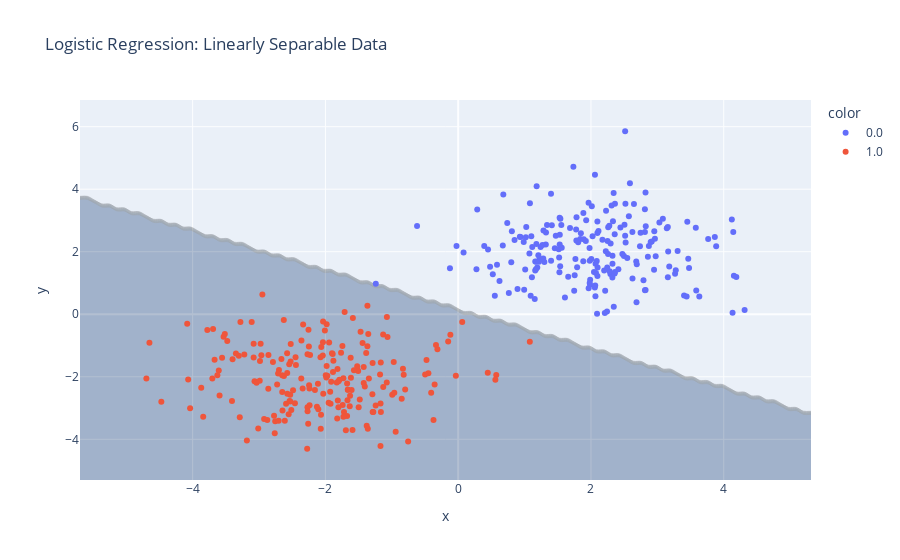

The cell this chart's notebook holds for it:
### Code cell
import numpy as np
import pandas as pd
import plotly.express as px
import plotly.graph_objects as go
from sklearn.model_selection import train_test_split
from sklearn.linear_model import LogisticRegression

# Generate linearly separable data
np.random.seed(42)
n_samples = 200
X1 = np.random.randn(n_samples, 2) + np.array([2, 2])
X2 = np.random.randn(n_samples, 2) + np.array([-2, -2])
X = np.vstack((X1, X2))
y = np.hstack((np.zeros(n_samples), np.ones(n_samples)))

# Split data into training and testing sets
X_train, X_test, y_train, y_test = train_test_split(X, y, test_size=0.2, random_state=42)

# Train logistic regression model
model = LogisticRegression()
model.fit(X_train, y_train)

# Create a mesh grid for decision boundary
x_min, x_max = X[:, 0].min() - 1, X[:, 0].max() + 1
y_min, y_max = X[:, 1].min() - 1, X[:, 1].max() + 1
xx, yy = np.meshgrid(np.linspace(x_min, x_max, 100), np.linspace(y_min, y_max, 100))
Z = model.predict(np.c_[xx.ravel(), yy.ravel()]).reshape(xx.shape)

# Plot data points
fig = px.scatter(x=X[:, 0], y=X[:, 1], color=y.astype(str), title="Logistic Regression: Linearly Separable Data")

# Add decision boundary
fig.add_trace(go.Contour(x=np.linspace(x_min, x_max, 100), y=np.linspace(y_min, y_max, 100), z=Z, 
                          showscale=False, colorscale='Blues', opacity=0.3))

fig.show()

### Figure 1 — Plotly figure (JSON) as saved in the notebook; plotly's stock layout.template omitted (floating-point values rounded to 4 significant figures; data arrays with more than 128 entries replaced by an {"elided": "..."} marker saying what was removed)
{"data": [{"hovertemplate": "color=0.0<br>x=%{x}<br>y=%{y}<extra></extra>", "legendgroup": "0.0", "marker": {"color": "#636efa", "symbol": "circle"}, "mode": "markers", "name": "0.0", "orientation": "v", "showlegend": true, "type": "scatter", "x": {"elided": "200 float values"}, "xaxis": "x", "y": {"elided": "200 float values"}, "yaxis": "y"}, {"hovertemplate": "color=1.0<br>x=%{x}<br>y=%{y}<extra></extra>", "legendgroup": "1.0", "marker": {"color": "#EF553B", "symbol": "circle"}, "mode": "markers", "name": "1.0", "orientation": "v", "showlegend": true, "type": "scatter", "x": {"elided": "200 float values"}, "xaxis": "x", "y": {"elided": "200 float values"}, "yaxis": "y"}, {"autocontour": true, "colorscale": [[0, "rgb(247,251,255)"], [0.125, "rgb(222,235,247)"], [0.25, "rgb(198,219,239)"], [0.375, "rgb(158,202,225)"], [0.5, "rgb(107,174,214)"], [0.625, "rgb(66,146,198)"], [0.75, "rgb(33,113,181)"], [0.875, "rgb(8,81,156)"], [1, "rgb(8,48,107)"]], "contours": {"end": 0.9, "size": 0.1, "start": 0.1}, "opacity": 0.3, "showscale": false, "type": "contour", "x": [-5.697, -5.586, -5.474, -5.363, -5.252, -5.141, -5.03, -4.918, -4.807, -4.696, -4.585, -4.473, -4.362, -4.251, -4.14, -4.028, -3.917, -3.806, -3.695, -3.584, -3.472, -3.361, -3.25, -3.139, -3.027, -2.916, -2.805, -2.694, -2.583, -2.471, -2.36, -2.249, -2.138, -2.026, -1.915, -1.804, -1.693, -1.581, -1.47, -1.359, -1.248, -1.137, -1.025, -0.9141, -0.8029, -0.6916, -0.5804, -0.4692, -0.358, -0.2467, -0.1355, -0.02427, 0.08696, 0.1982, 0.3094, 0.4206, 0.5319, 0.6431, 0.7543, 0.8655, 0.9768, 1.088, 1.199, 1.31, 1.422, 1.533, 1.644, 1.755, 1.867, 1.978, 2.089, 2.2, 2.312, 2.423, 2.534, 2.645, 2.756, 2.868, 2.979, 3.09, 3.201, 3.313, 3.424, 3.535, 3.646, 3.757, 3.869, 3.98, 4.091, 4.202, 4.314, 4.425, 4.536, 4.647, 4.759, 4.87, 4.981, 5.092, 5.203, 5.315], "y": [-5.302, -5.179, -5.056, -4.934, -4.811, -4.688, -4.565, -4.443, -4.32, -4.197, -4.074, -3.951, -3.829, -3.706, -3.583, -3.46, -3.338, -3.215, -3.092, -2.969, -2.846, -2.724, -2.601, -2.478, -2.355, -2.233, -2.11, -1.987, -1.864, -1.741, -1.619, -1.496, -1.373, -1.25, -1.128, -1.005, -0.882, -0.7593, -0.6365, -0.5137, -0.391, -0.2682, -0.1454, -0.02263, 0.1001, 0.2229, 0.3457, 0.4685, 0.5912, 0.714, 0.8368, 0.9596, 1.082, 1.205, 1.328, 1.451, 1.573, 1.696, 1.819, 1.942, 2.065, 2.187, 2.31, 2.433, 2.556, 2.678, 2.801, 2.924, 3.047, 3.17, 3.292, 3.415, 3.538, 3.661, 3.783, 3.906, 4.029, 4.152, 4.274, 4.397, 4.52, 4.643, 4.766, 4.888, 5.011, 5.134, 5.257, 5.379, 5.502, 5.625, 5.748, 5.871, 5.993, 6.116, 6.239, 6.362, 6.484, 6.607, 6.73, 6.853], "z": {"elided": "100x100 int values"}}], "layout": {"autosize": true, "legend": {"title": {"text": "color"}, "tracegroupgap": 0}, "title": {"text": "Logistic Regression: Linearly Separable Data"}, "xaxis": {"anchor": "y", "autorange": true, "domain": [0, 1], "range": [-5.697, 5.315], "title": {"text": "x"}, "type": "linear"}, "yaxis": {"anchor": "x", "autorange": true, "domain": [0, 1], "range": [-5.302, 6.853], "title": {"text": "y"}, "type": "linear"}}}
